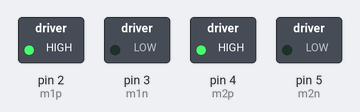
A sketch run on a simulated Arduino Uno, built with avr-gcc and run on an emulated ATmega328P. Shown: switched loads named in the sketch (green lamp = pin HIGH).

Above: at 0.1 s.
Timing chart, 0 to 1.6 s (numbered marks = the images above):
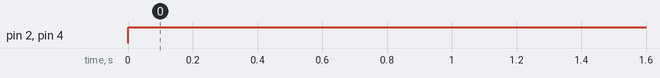

Measured:
- by itself, pin 2 (m1p), pin 4 (m2p): LOW → HIGH at 0.00 s

The sketch:

motor.ino
```cpp
  int m1p=2;
  int m1n=3;
  int m2p=4;
  int m2n=5;

  void setup() {
  // put your setup code here, to run once:

  pinMode(m1p,1);
  pinMode(m1n,1);

  pinMode(m2p,1);
  pinMode(m2n,1);


}

void loop() {

  digitalWrite(m1p,HIGH);
    digitalWrite(m1n,LOW);
  digitalWrite(m2p,HIGH);
  digitalWrite(m2n,LOW);

  // put your main code here, to run repeatedly:

}
```
